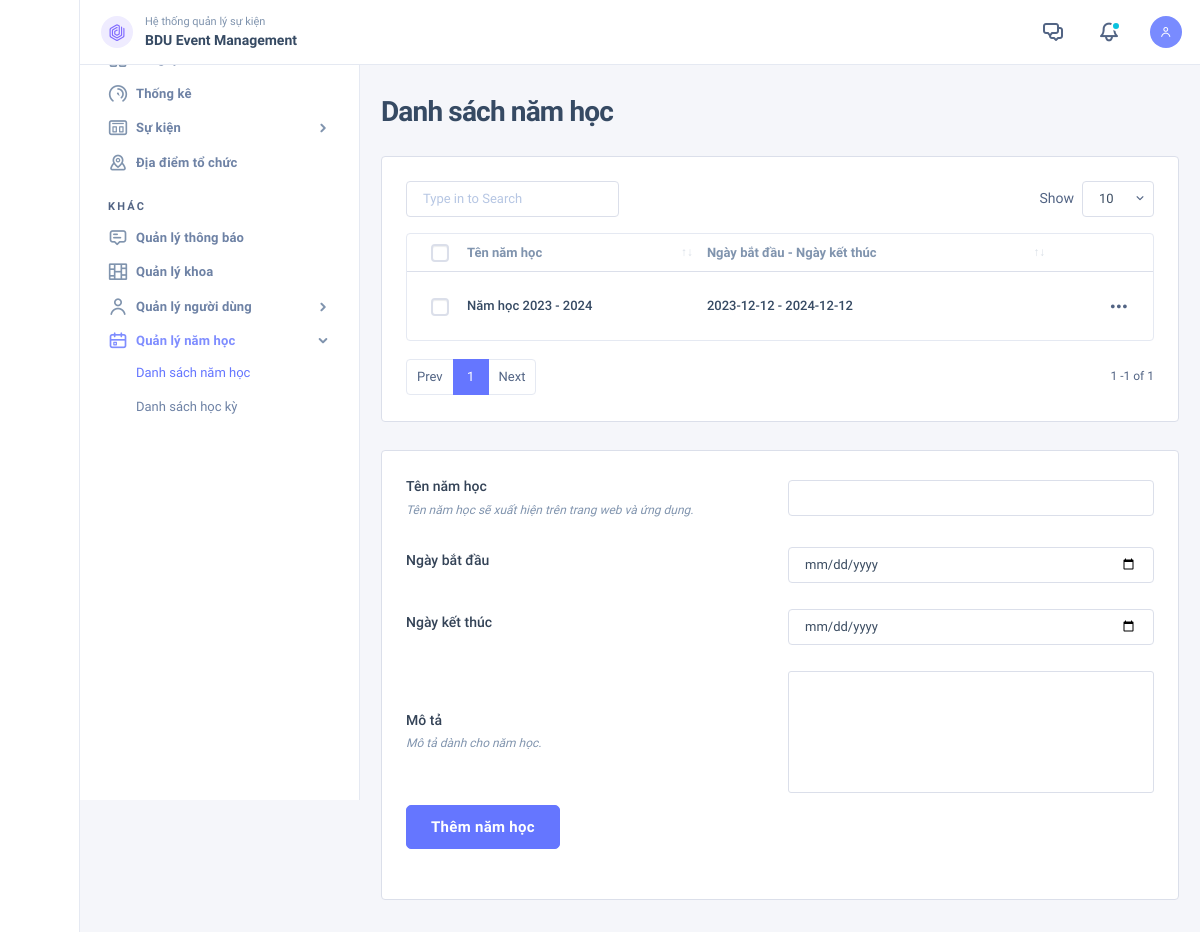
The page /qlsk/years.php (signed in) on the database its author committed.
### tables this page shows
CREATE TABLE `namhoc` (
  `MaNamHoc` int(11) NOT NULL,
  `TenNamHoc` varchar(500) DEFAULT NULL,
  `MoTa` varchar(2000) DEFAULT NULL,
  `NgayBatDau` date DEFAULT NULL,
  `NgayKetThuc` date DEFAULT NULL
);

### qlsk/years.php (the view, shortened to what this page needs)
<?php include 'shared/header.php' ?>
    <div class="nk-content ">
        <div class="container-fluid">
            <div class="nk-content-inner">
                <div class="nk-content-body">
                    <div class="nk-block-head nk-block-head-sm">
                        <div class="nk-block-between">
                            <div class="nk-block-head-content">
                                <h3 class="nk-block-title page-title">Danh sách năm học</h3>
                            </div>
                        </div>
                    </div>
                    <div class="nk-block">
                        <div class="row g-gs flex-row-reverse">
                            <div class="col-xxl-7">
                                <div class="card card-bordered card-preview">
                                    <div class="card-inner">
                                        <table id="cate-list-table" class="datatable-init nk-tb-list nk-tb-ulist " data-export-title="Export" data-auto-responsive="false">
                                            <thead>
                                            <tr class="nk-tb-item nk-tb-head">
                                                <th class="nk-tb-col nk-tb-col-check">
                                                    <div class="custom-control custom-control-sm custom-checkbox notext">
                                                    </div>
                                                </th>
                                                <th class="nk-tb-col"><span class="sub-text">Tên năm học</span></th>
                                                <th class="nk-tb-col tb-col-md"><span class="sub-text">Ngày bắt đầu - Ngày kết thúc</span></th>
                                                <th class="nk-tb-col nk-tb-col-tools text-end">
                                                </th>
                                            </tr>
                                            </thead>
                                            <tbody>
                                            <?php
                                            include 'core/connector.php';
                                            $get_y = $conn->query("SELECT * FROM namhoc");
                                            while ($row = $get_y->fetch_assoc()) {
                                                ?>
                                                <tr class="nk-tb-item">
                                                    <td class="nk-tb-col nk-tb-col-check">
                                                        <div class="custom-control custom-control-sm custom-checkbox notext">
                                                        </div>
                                                    </td>
                                                    <td class="nk-tb-col">
                                                        <div class="user-card">
                                                            <div class="user-info">
                                                                <span class="tb-lead"><?php echo $row['TenNamHoc'] ?><span class="dot dot-success d-md-none ms-1"></span></span>
                                                            </div>
                                                        </div>
                                                    </td>
                                                    <td class="nk-tb-col">
                                                        <div class="user-card">
                                                            <div class="user-info">
                                                                <span class="tb-lead"><?php echo $row['NgayBatDau'] . ' - '  . $row['NgayKetThuc'] ?><span class="dot dot-success d-md-none ms-1"></span></span>
                                                            </div>
                                                        </div>
                                                    </td>
                                                    <td class="nk-tb-col nk-tb-col-tools">
                                                        <ul class="nk-tb-actions gx-1">
                                                            <li>
                                                                <div class="drodown">
                                                                    <a href="#" class="dropdown-toggle btn btn-icon btn-trigger" data-bs-toggle="dropdown"><em class="icon ni ni-more-h"></em></a>
                                                                </div>
                                                            </li>
                                                        </ul>
                                                    </td>
                                                </tr>
                                            <?php } ?>
                                            </tbody>
                                        </table>
                                    </div>
                                </div>
                            </div>
                            <div class="col-xxl-5" style="height: 450px">
                                <div class="card card-bordered h-100">
                                    <div class="card-inner">
                                        <form id="year-info-form">
                                            <div class="row g-3 align-center">
                                                <div class="col-md-6">
                                                    <div class="form-group">
                                                        <label class="form-label" for="year_name">Tên năm học</label>
                                                        <span class="form-note">Tên năm học sẽ xuất hiện trên trang web và ứng dụng.</span>
                                                    </div>
                                                </div>
                                                <div class="col-md-6">
                                                    <div class="form-group">
                                                        <div class="form-control-wrap">
                                                            <input type="text" class="form-control" id="year_name" required name="year_name">
                                                        </div>
                                                    </div>
                                                </div>
                                            </div>
                                            <div style="margin-top: 10px" class="row g-3 align-center">
                                                <div class="col-md-6">
                                                    <div class="form-group">
                                                        <label class="form-label" for="bg_date">Ngày bắt đầu</label>
                                                    </div>
                                                </div>
                                                <div class="col-md-6">
                                                    <div class="form-group">
                                                        <div class="form-control-wrap">
                                                            <input type="date" class="form-control" id="bg_date" required name="bg_date">
                                                        </div>
                                                    </div>
                                                </div>
                                            </div>
                                            <div style="margin-top: 10px" class="row g-3 align-center">
                                                <div class="col-md-6">
                                                    <div class="form-group">
                                                        <label class="form-label" for="e_date">Ngày kết thúc</label>
                                                    </div>
                                                </div>
                                                <div class="col-md-6">
                                                    <div class="form-group">
                                                        <div class="form-control-wrap">
                                                            <input type="date" class="form-control" id="e_date" required name="e_date">
                                                        </div>
                                                    </div>
                                                </div>
                                            </div>
                                            <div style="margin-top: 10px" class="row g-3 align-center">
                                                <div class="col-md-6">
                                                    <div class="form-group">
                                                        <label class="form-label" for="year_desc">Mô tả</label>
                                                        <span class="form-note">Mô tả dành cho năm học.</span>
                                                    </div>
                                                </div>
                                                <div class="col-md-6">
                                                    <div class="form-control-wrap">
                                                        <textarea class="form-control form-control-sm no-resize"  required id="year_desc" name="year_desc"  ></textarea>
                                                    </div>
                                                </div>
                                            </div>
                                            <div class="row g-3">
                                                <div class="col-12">
                                                    <div class="form-group mt-2">
                                                        <button type="submit" class="btn btn-lg btn-primary">Thêm năm học</button>
                                                    </div>
                                                </div>
                                            </div>
                                        </form>
                                    </div>
                                </div>
                            </div>
                        </div>
                    </div>
                </div>
            </div>
        </div>
    </div>
<?php include 'shared/footer.php' ?>

### rows shown on the page
namhoc: TenNamHoc "Năm học 2023 - 2024", NgayBatDau "2023-12-12", NgayKetThuc "2024-12-12"
